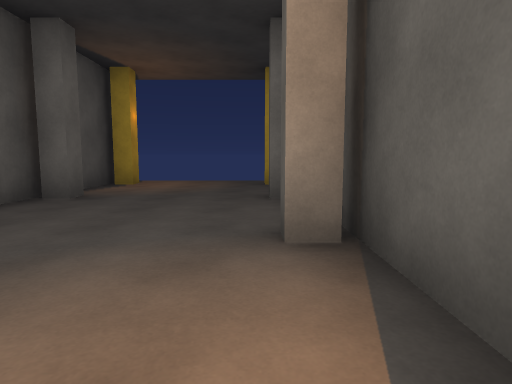
view 1 (above)

13 first-person views from a walk through a 3-D level made in the Unity game engine. The camera is 1.2 m above the floor, tilts 6° down and sees 75° across. The floor is counted in squares, 2 m on a side. Each view is taken from the middle of a square. On the plan, view 1 faces up. The plan holds only what a view shows up to about 10 squares ahead; the rest is blank. The place goes on beyond the plan.

view 2
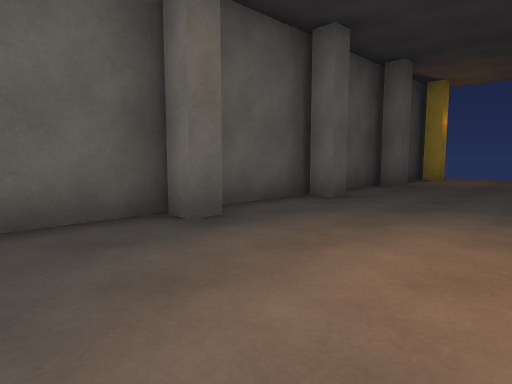

view 3
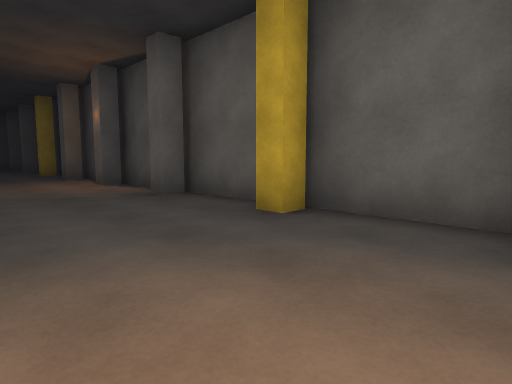

view 4
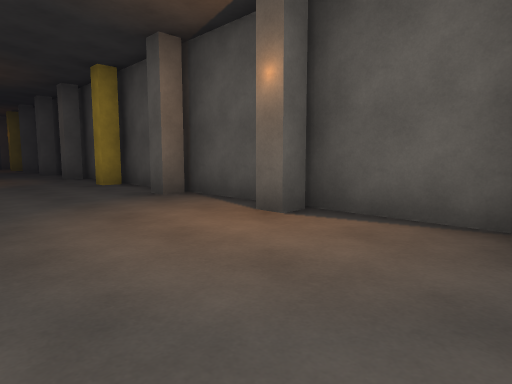

view 5
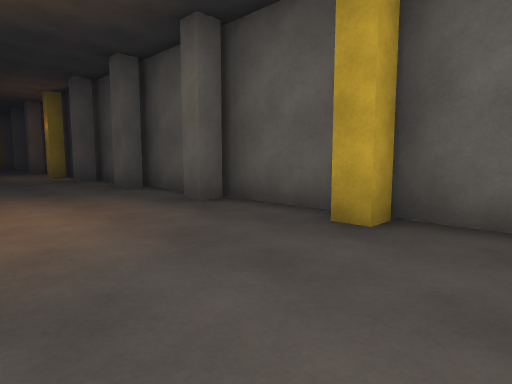

view 6
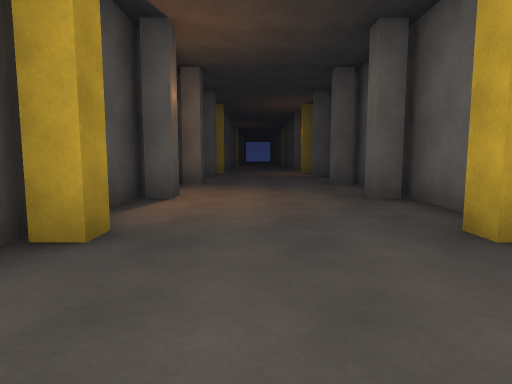

view 7
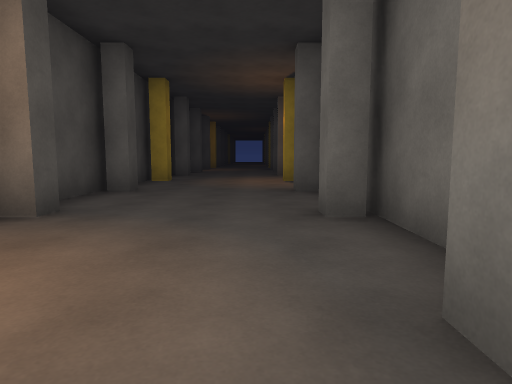

view 8
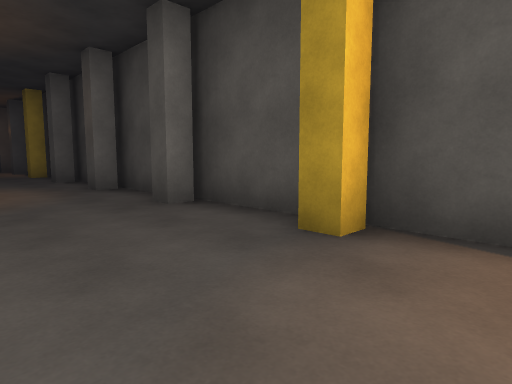

view 9
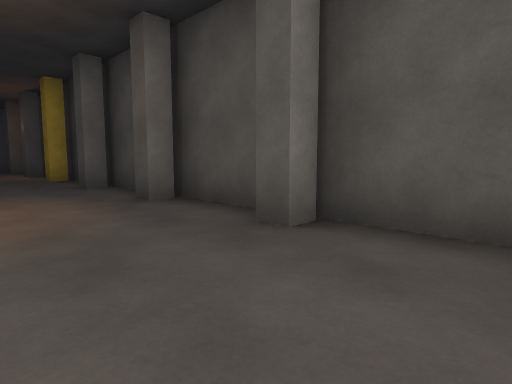

view 10
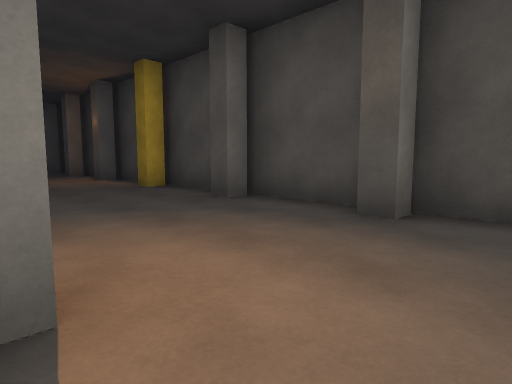

view 11
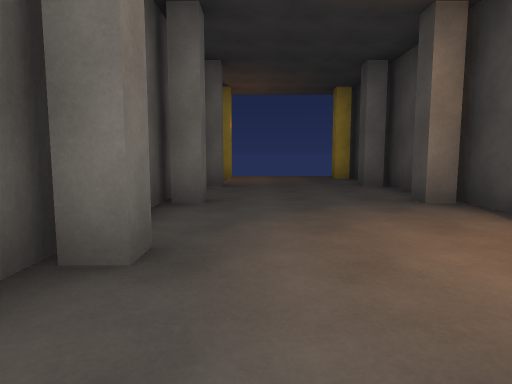

view 12
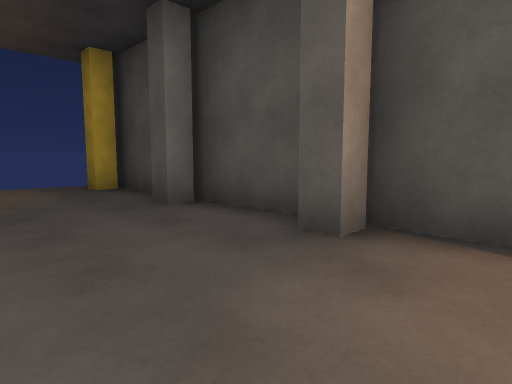

view 13
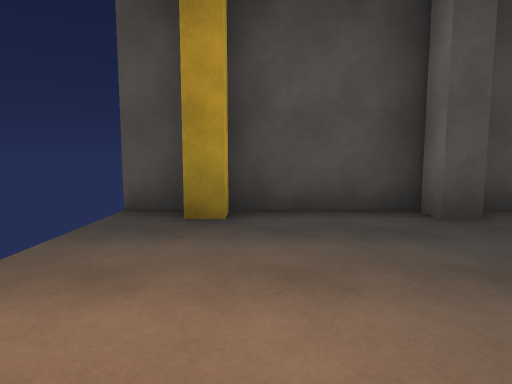

### Floor plan
Points are (right, up) in squares from view 1. A wall is a line through its corners. A room is listed if a view was taken in it or the views show most of it. See-through windows are left out.
Room 1 (views 1, 2, 3, 4, 5, 6, 7, 8, 9, 10, 11, 12, 13)
walls: (0.6, -7.7) (0.2, -7.7) (0.2, -7.2); (-3.1, -7.3) (-2.7, -7.3) (-2.7, -7.8); (0.6, -5.2) (0.2, -5.2) (0.2, -4.8); (-3.3, -5.4) (-3.3, -20.2); (0.8, -9.2) (0.8, 8.5); (-3.1, -4.8) (-2.7, -4.8) (-2.7, -5.2); (-3.1, -9.8) (-2.7, -9.8) (-2.7, -10.2); (0.6, -10.2) (0.2, -10.2) (0.2, -9.8); (-3.3, -3.2) (-3.3, -5.1); (0.6, -2.7) (0.2, -2.7) (0.2, -2.2); (-3.1, -12.3) (-2.7, -12.3) (-2.7, -12.8); (0.6, -12.7) (0.2, -12.7) (0.2, -12.3) (0.6, -12.3); (0.6, -0.2) (0.2, -0.2) (0.2, 0.2); (-2.7, 0.2) (-2.7, -0.2) (-3.1, -0.2); (-3.3, 0.1) (-3.3, -2.3) (-2.7, -2.3) (-2.7, -2.8); (-3.1, -14.8) (-2.7, -14.8) (-2.7, -15.2); (0.2, -15.2) (0.2, -14.8) (0.6, -14.8); (0.8, -15.2) (0.8, -9.9); (0.6, 2.3) (0.2, 2.3) (0.2, 2.8); (-2.7, 2.8) (-2.7, 2.3) (-3.1, 2.3); (-3.1, -17.3) (-2.7, -17.3) (-2.7, -17.8); (0.2, -17.8) (0.2, -17.3) (0.6, -17.3); (0.6, 4.8) (0.2, 4.8) (0.2, 5.2) (0.6, 5.2); (-2.7, 5.2) (-2.7, 4.8) (-3.1, 4.8); (-3.1, -19.8) (-2.7, -19.8) (-2.7, -20.2); (0.2, -20.2) (0.2, -19.8) (0.6, -19.8); (0.8, -20.2) (0.8, -17.5); (0.6, 7.3) (0.2, 7.3) (0.2, 7.8); (-2.7, 7.8) (-2.7, 7.3) (-3.1, 7.3); (-3.3, 7.9) (-3.3, 0.6); (0.1, -22.3) (0.8, -22.3) (0.8, -21.8)

Where each view was taken, in squares from view 1:
view 1: 0 up, 0 right, facing up
view 2: 2 down, 0 right, facing up-left
view 3: 0 up, 0 right, facing down-left
view 4: 5 down, 0 right, facing down-left
view 5: 11 down, 0 right, facing down-left
view 6: 10 down, 1 left, facing down
view 7: 14 down, 2 left, facing down
view 8: 14 down, 2 left, facing up-right
view 9: 12 down, 2 left, facing up-right
view 10: 9 down, 3 left, facing up-right
view 11: 2 down, 2 left, facing up
view 12: 1 up, 2 left, facing up-right
view 13: 7 up, 3 left, facing right
